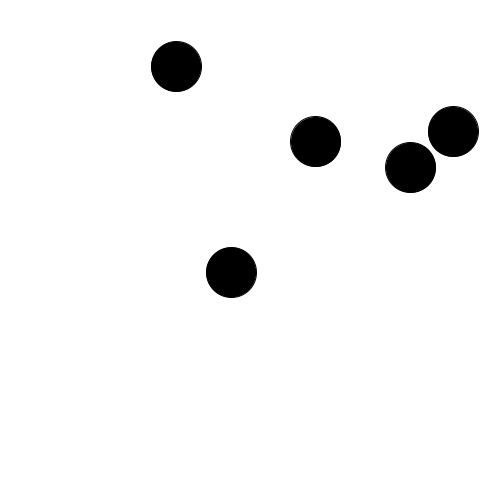
Frame 1 (no input)
Frame 60 (the mouse pressed at the canvas centre just before this capture): identical to frame 1, image omitted
Frame 120 (the mouse held since frame 60 and released just before this capture): identical to frame 1, image omitted

The Processing sketch that drew this single still picture (run headless with seeded random() and noise(); from frame 60 on, the mouse is pressed at the canvas centre):

// Processing sketch: Exercise4
// ── Exercise4.pde
float[] x = new float[5];
float[] y = new float[5];
void setup() {
  size(500,500);
  for (int i=0; i<5; i++) {
    x[i] = random(25,width-25);
    y[i] = random(25,height-25);
  }
}

void draw() {
  background(255);
  for (int i=0; i<5; i++) {
    if (mousePressed) {
      float dst = dist(mouseX,mouseY,x[i],y[i]);
      if (dst<25)
        fill(255,0,0);
      else
        fill(0);
    } else {
      fill(0);
    }
    ellipse(x[i],y[i],50,50);
  }
}
